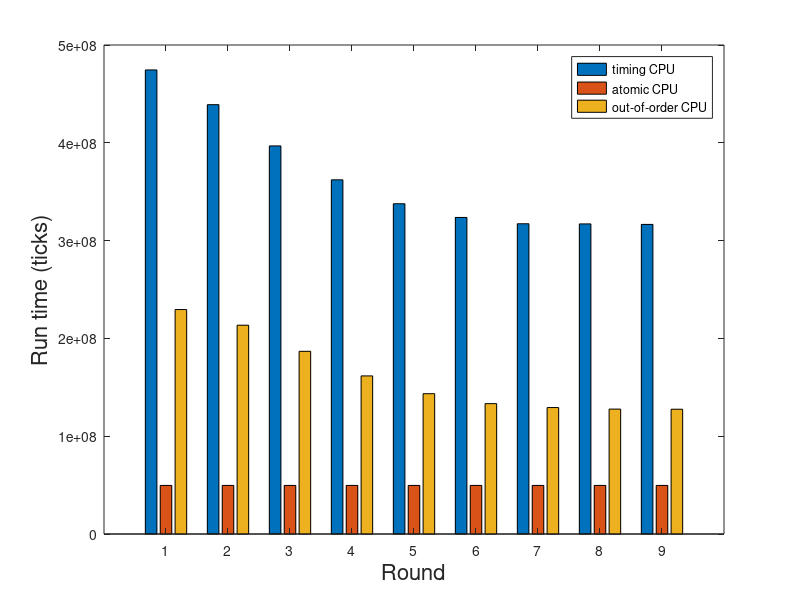

Source code (MATLAB):
f = fopen('run_report.txt');
times(1:2, 1:9, 1:3) = 0;
for i = 1:2,
    for j = 1:9,
        for k = 1:3,
            str = fgets(f);
            cells = strsplit(str, ' ');
            ticks = cell2struct(cells(5), 'ticks');
            ticks = str2double(ticks.ticks);
            times(i, j, k) = ticks;
        end
    end
end

gcc(1:9, 1:3) = times(2, 1:9, 1:3);
bar(gcc);
xlabel('Round', 'FontSize', 16); 
ylabel('Run time (ticks)', 'FontSize', 16);
legend('timing CPU', 'atomic CPU', 'out-of-order CPU');

